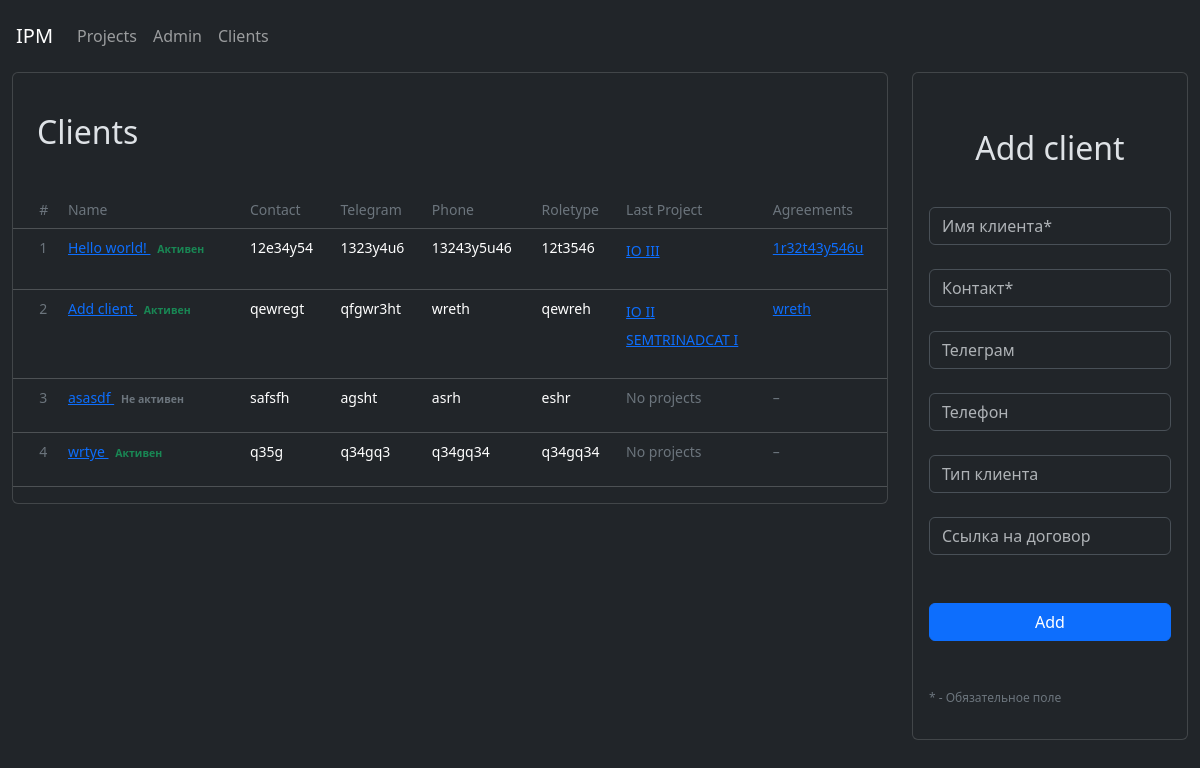
/clients/, run on the app's committed database.
### ipmclients/models.py (models this page shows, shortened)
class Client(models.Model):
    client_name = models.CharField(max_length=512, unique = True)
    client_contact = models.CharField(max_length=512, null=True)
    client_telegram = models.CharField(max_length=64, null=True)
    client_phone = models.CharField(max_length=11, null=True)
    client_roletype = models.CharField(max_length=512, null=True)
    client_agreements = models.CharField(max_length=1024, null=True)
    client_active = models.BooleanField(default=True)
    def get_absolute_url(self):
        return reverse("client_detail", kwargs={'pk': self.pk})
    class Meta:
        ordering = ["id"]
        verbose_name = "client"
        verbose_name_plural = "clients"
    pass

### ipmalpha/models.py (models this page shows, shortened)
class Project(models.Model):
    project_name = models.CharField(max_length=512, unique = True)
    project_created = models.DateTimeField(null=True, default=timezone.now)
    project_finished = models.DateTimeField(null=True)
    project_status = models.ForeignKey(Status, on_delete=models.PROTECT, null=True, default="Draft")
    project_client = models.ForeignKey(Client, on_delete=models.PROTECT, null=True, related_name='project')
    project_product = models.CharField(max_length=512)
    project_sum = models.IntegerField(default=0)
    def get_absolute_url(self):
        return reverse("project_detail", kwargs={'pk': self.pk})
    class Meta:
        ordering = ["pk"]
        verbose_name = "project"
        verbose_name_plural = "projects"
    pass

### ipmclients/views.py (the view)
# urls.py: path('clients/', clients_page, name="clients_page"),
def clients_page(request):
    all_projects = Project.objects.all()
    if request.method == 'POST':
        clientform = AddClientForm(request.POST)
        if clientform.is_valid():
                try:
                    clientform.save()
                    return redirect('http://127.0.0.1:8000/clients')
                except:
                    clientform.add_error(None, "Error")
        clientform = AddClientForm()
    else:
        clientform = AddClientForm()
    return render(request, 'clients_page.html', {'clients': Client.objects.all(), 'clientform': clientform, 'all_projects': all_projects})

### templates/clients_page.html (shortened to what this page needs)
{% extends 'main/layout.html' %}
{% block content %}
        <div class="col-9">
          <div class="card pl-5">
            <h2 class="pt-3 pb-3 m-4">Clients</h2>
            <table class="table table-dark table-hover text-truncate " style="font-size: 14px">
                <thead>
                  <tr class="text-secondary">
                    <td scope="col" class="font-weight-normal text-secondary"></td>
                    <td scope="col" class="text-secondary font-weight-normal">#</td>
                    <td scope="col" class="font-weight-normal text-secondary">Name</td>
                    <td scope="col" class="font-weight-normal text-secondary">Contact</td>
                    <td scope="col" class="font-weight-normal text-secondary">Telegram</td>
                    <td scope="col" class="font-weight-normal text-secondary">Phone</td>
                    <td scope="col" class="font-weight-normal text-secondary">Roletype</td>
                    <td scope="col" class="font-weight-normal text-secondary">Last Project</td>
                    <td scope="col" class="font-weight-normal text-secondary">Agreements</td>
                  </tr>
                </thead>
                <tbody class="font-weight-light">
                {% if clients %}
                  {% for client in clients %}
                    <tr>
                    <td> </td>
                    <td class="text-secondary">
                      {% if not client.id %}
                        <p class="text-secondary"> - </p>
                      {% else %}
                        {{client.id}}
                      {% endif %}
                    </td>
                    <td>
                      {% if not client.client_name %}
                        <p class="text-secondary"> - </p>
                      {% else %}
                      <a href="{{ client.get_absolute_url }}" class="link-primary">{{client.client_name}}
                        {% if client.client_active == True %}
                      <span class="badge badge-dark  text-success"> Активен </span>
                      {% else %}
                      <span class="badge  text-secondary"> Не активен</span>
                      {% endif %}
                      </a>
                    {% endif %} </td>
                    <td>
                      {% if not client.client_contact %}
                        <p class="text-secondary"> - </p>
                      {% else %}
                      {{client.client_contact}}
                    {% endif %} </td>
                    <td>{% if not client.client_telegram %}
                      <p class="text-secondary"> - </p>
                    {% else %}{{client.client_telegram}}{% endif %}</td>
                    <td>{% if not client.client_phone %}
                      <p class="text-secondary"> - </p>
                    {% else %}{{client.client_phone}}{% endif %}</td>
                    <td>{% if not client.client_roletype %}
                      <p class="text-secondary"> - </p>
                    {% else %}{{client.client_roletype}}{% endif %}</td>
                    <td>
                      {% if not client.project.all %}
                        <p class='text-secondary'> No projects </p>
                      {% else %}
                      {% with client.project as project %}
                          <pb>
                            {% for project in client.project.all %}
                              <a href="{{project.get_absolute_url}}" style="line-height: 2em" class="link-primary"> {{project.project_name}} </a> <br/>
                            {% endfor %}
                        {% endwith %}
                      {% endif %}
                    </td>
                    <td>{% if not client.project.all %}
                      <p class='text-secondary'> – </p>
                    {% else %}<a href="#" class="link-primary">{{client.client_agreements}}</a>{% endif %}</td>
                  </tr>
                  {% endfor %}
                {% else %}
                    <tr>
                        <th scope="row"></th>
                        <td>No clients yet</td>
                  </tr>
                {% endif %}
                </tbody>
              </table>
            </div>
          </div>
          <div class="col-3" style="">
            <div class="card p-3" style="">
              <h2 class="mx-auto pb-3 pt-3 m-4">Add client</h2>
              <div class="form-group mx-auto" style="">
              <form action="{% url 'clients_page' %}" method="post">
                    {% for f in clientform %}
                    <div class="pb-4">
                      {{ f }}</div>
                    {% endfor %}
                    <button type="submit" class="btn btn-primary mt-4 mb-4 container-fluid" style="">Add</button>
              </form>
              <br/>
              <p class="mx-auto text-secondary" style="font-size: 12px">* - Обязательное поле</p>
              </div>
          </div>
        </div>
    <br>
</div>
{% endblock %}

### data on the page
Client: id "1", client_name "Hello world!", client_active "Активен", client_contact "12e34y54", client_telegram "1323y4u6", client_phone "13243y5u46", client_roletype "12t3546", client_agreements "1r32t43y546u"
Project: project_name "IO III"
Client: id "2", client_name "Add client", client_active "Активен", client_contact "qewregt", client_telegram "qfgwr3ht", client_phone "wreth", client_roletype "qewreh", client_agreements "wreth"
Project: project_name "IO II"
Project: project_name "SEMTRINADCAT I"
Client: id "3", client_name "asasdf", client_active "Не активен", client_contact "safsfh", client_telegram "agsht", client_phone "asrh", client_roletype "eshr", shows "No projects"
Client: id "4", client_name "wrtye", client_active "Активен", client_contact "q35g", client_telegram "q34gq3", client_phone "q34gq34", client_roletype "q34gq34", shows "No projects"
